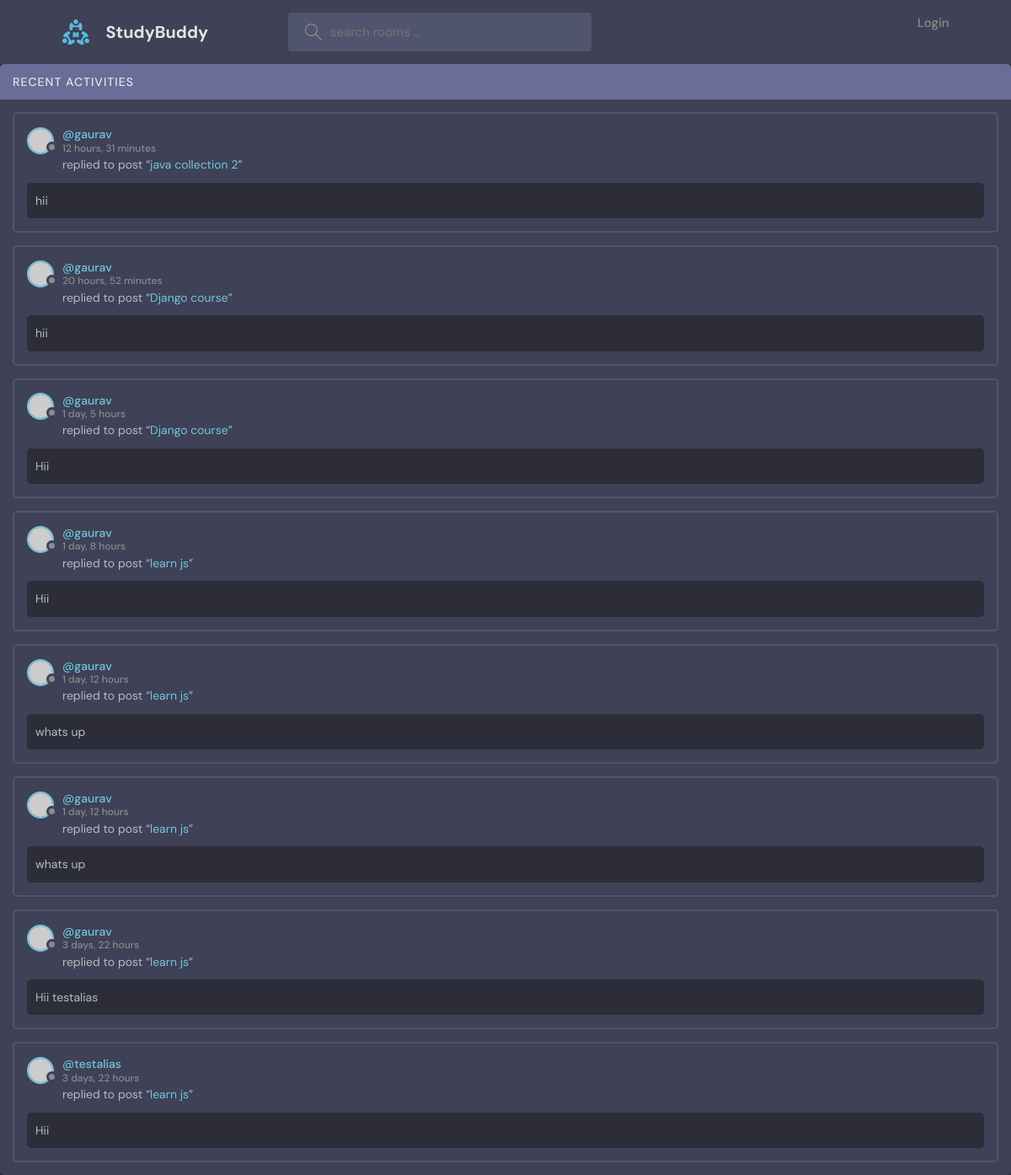
The page /recentPage/ on the database its author committed.
### base/models.py (models this page shows, shortened)
class Message(models.Model):
    user = models.ForeignKey(User, on_delete=models.CASCADE)
    room = models.ForeignKey(Room,on_delete=models.CASCADE)
    body = models.TextField()
    updated = models.DateTimeField(auto_now=True)
    created = models.DateTimeField(auto_now_add=True)
    class Meta:
        ordering = ['-updated','-created']

class Room(models.Model):
    host=models.ForeignKey(User,on_delete=models.SET_NULL,null=True)
    topic=models.ForeignKey(Topic,on_delete=models.SET_NULL,null=True)
    name=models.CharField(max_length=200)
    description=models.TextField(null=True,blank=True)
    participants = models.ManyToManyField(User,related_name='participants',blank=True)
    updated = models.DateTimeField(auto_now=True)
    created = models.DateTimeField(auto_now_add=True)
    class Meta:
        ordering = ['-updated','-created']

### base/views.py (the view)
# urls.py: path('recentPage/', views.recentPage, name='Recent'),
def recentPage(request):
    room_messages = Message.objects.all()
    return render(request,'base/recent_activity_page.html',{"room_messages":room_messages})

### base/templates/base/recent_activity_page.html
{% extends 'main.html' %}
{% block content %}
<div class="activities">
          <div class="activities__header">
            <h2>Recent Activities</h2>
          </div>
    {% for message in room_messages %}
          <div class="activities__box">
            <div class="activities__boxHeader roomListRoom__header">
              <a href="{% url 'Profile' message.user.id %}" class="roomListRoom__author">
                <div class="avatar avatar--small">
                  <img src="https://randomuser.me/api/portraits/women/11.jpg" />
                </div>
                <p>
                  @{{message.user}}
                  <span>{{message.created|timesince}}</span>
                </p>
              </a>
            </div>
            <div class="activities__boxContent">
              <p>replied to post “<a href="/room/{{ message.room.id }}">{{message.room.name}}</a>”</p>
              <div class="activities__boxRoomContent">
                {{message.body}}
              </div>
            </div>
          </div>
    {% endfor %}
        </div>
{% endblock content %}

### static/styles/style.css (style rules this page uses)
:root { --color-main: #71c6dd; --color-main-light: #e1f6fb; --color-dark: #3f4156; --color-dark-medium: #51546e; --color-dark-light: #696d97; --color-light: #e5e5e5; --color-gray: #8b8b8b; --color-light-gray: #b2bdbd; --color-bg: #2d2d39; --color-success: #5dd693; --color-error: #fc4b0b; }
* { font-family: "DM Sans", -apple-system, BlinkMacSystemFont, "Segoe UI", Roboto, Oxygen, Ubuntu, Cantarell, "Open Sans", "Helvetica Neue", sans-serif; margin: 0; padding: 0; box-sizing: border-box; text-rendering: optimizeLegibility; font-size: inherit; }
html { font-size: 56.25%; }
@media only screen and (min-width: 1200px) { html { font-size: 62.5%; } }
body { line-height: 1.6; font-weight: 400; font-size: 1.5rem; color: var(--color-light-gray); background-color: var(--color-bg); min-height: 100vh; }
img { width: 100%; }
a { display: inline-block; color: var(--color-main); text-decoration: none; }
.avatar { position: relative; display: inline-block; border-radius: 50%; border: 2px solid var(--color-main); }
.avatar img { display: block; border-radius: 50%; object-fit: cover; object-position: center; }
.avatar::after { content: ""; display: block; position: absolute; background-color: var(--color-gray); z-index: 111; border-radius: 50%; border: 0.3rem solid var(--color-dark); }
.avatar.avatar--small img { width: 2.8rem; height: 2.8rem; }
.avatar.avatar--small:after { width: 0.7rem; height: 0.7rem; bottom: 0px; right: -6px; }
.roomListRoom__header { display: flex; justify-content: space-between; align-items: center; }
.roomListRoom__author { font-weight: 500; display: flex; align-items: center; gap: 1rem; }
.activities { background: var(--color-dark); border-radius: 5px; overflow: hidden; }
.activities__header h2 { background-color: var(--color-dark-light); text-transform: uppercase; font-weight: 500; padding: 1rem 1.5rem; color: var(--color-light); letter-spacing: 1px; font-size: 1.4rem; }
.activities__box { margin: 1.5rem; padding: 1.5rem; border: 2px solid var(--color-dark-medium); border-radius: 5px; }
.activities__boxHeader p { font-size: 1.4rem; line-height: 1.3; }
.activities__boxHeader p span { color: var(--color-gray); font-size: 1.2rem; display: block; }
.activities__boxContent { margin-left: 4.2rem; }
.activities__boxContent { font-size: 1.4rem; }
.activities__boxRoomContent { background: var(--color-bg); padding: 1rem; border-radius: 5px; margin-top: 1rem; margin-left: -4.2rem; }

### rows shown on the page
Message: user "gaurav", created "12 hours, 31 minutes", room.name "java collection 2", body "hii"
Message: user "gaurav", created "20 hours, 52 minutes", room.name "Django course", body "hii"
Message: user "gaurav", created "1 day, 5 hours", room.name "Django course", body "Hii"
Message: user "gaurav", created "1 day, 8 hours", room.name "learn js", body "Hii"
Message: user "gaurav", created "1 day, 12 hours", room.name "learn js", body "whats up"
Message: user "gaurav", created "1 day, 12 hours", room.name "learn js", body "whats up"
Message: user "gaurav", created "3 days, 22 hours", room.name "learn js", body "Hii testalias"
Message: user "testalias", created "3 days, 22 hours", room.name "learn js", body "Hii"
